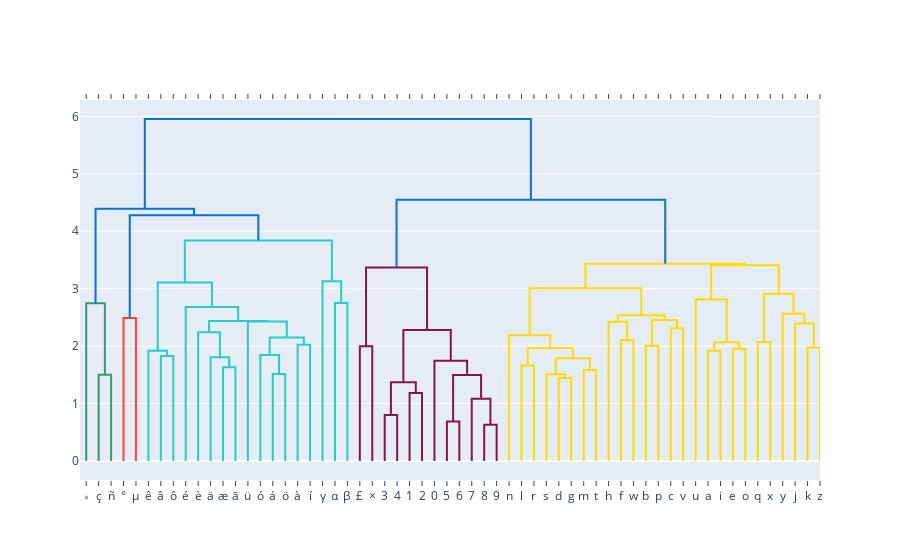

This figure's notebook cell:
### Code cell
fig.show()

### Figure 1 — Plotly figure (JSON) as saved in the notebook; plotly's stock layout.template omitted (floating-point values rounded to 4 significant figures)
{"data": [{"hoverinfo": "text", "marker": {"color": "rgb(61,153,112)"}, "mode": "lines", "type": "scatter", "x": [15, 15, 25, 25], "xaxis": "x", "y": [0, 1.501, 1.501, 0], "yaxis": "y2"}, {"hoverinfo": "text", "marker": {"color": "rgb(61,153,112)"}, "mode": "lines", "type": "scatter", "x": [5, 5, 20, 20], "xaxis": "x", "y": [0, 2.744, 2.744, 1.501], "yaxis": "y2"}, {"hoverinfo": "text", "marker": {"color": "rgb(255,65,54)"}, "mode": "lines", "type": "scatter", "x": [35, 35, 45, 45], "xaxis": "x", "y": [0, 2.487, 2.487, 0], "yaxis": "y2"}, {"hoverinfo": "text", "marker": {"color": "rgb(35,205,205)"}, "mode": "lines", "type": "scatter", "x": [65, 65, 75, 75], "xaxis": "x", "y": [0, 1.827, 1.827, 0], "yaxis": "y2"}, {"hoverinfo": "text", "marker": {"color": "rgb(35,205,205)"}, "mode": "lines", "type": "scatter", "x": [55, 55, 70, 70], "xaxis": "x", "y": [0, 1.92, 1.92, 1.827], "yaxis": "y2"}, {"hoverinfo": "text", "marker": {"color": "rgb(35,205,205)"}, "mode": "lines", "type": "scatter", "x": [115, 115, 125, 125], "xaxis": "x", "y": [0, 1.632, 1.632, 0], "yaxis": "y2"}, {"hoverinfo": "text", "marker": {"color": "rgb(35,205,205)"}, "mode": "lines", "type": "scatter", "x": [105, 105, 120, 120], "xaxis": "x", "y": [0, 1.806, 1.806, 1.632], "yaxis": "y2"}, {"hoverinfo": "text", "marker": {"color": "rgb(35,205,205)"}, "mode": "lines", "type": "scatter", "x": [95, 95, 112.5, 112.5], "xaxis": "x", "y": [0, 2.239, 2.239, 1.806], "yaxis": "y2"}, {"hoverinfo": "text", "marker": {"color": "rgb(35,205,205)"}, "mode": "lines", "type": "scatter", "x": [155, 155, 165, 165], "xaxis": "x", "y": [0, 1.513, 1.513, 0], "yaxis": "y2"}, {"hoverinfo": "text", "marker": {"color": "rgb(35,205,205)"}, "mode": "lines", "type": "scatter", "x": [145, 145, 160, 160], "xaxis": "x", "y": [0, 1.845, 1.845, 1.513], "yaxis": "y2"}, {"hoverinfo": "text", "marker": {"color": "rgb(35,205,205)"}, "mode": "lines", "type": "scatter", "x": [175, 175, 185, 185], "xaxis": "x", "y": [0, 2.023, 2.023, 0], "yaxis": "y2"}, {"hoverinfo": "text", "marker": {"color": "rgb(35,205,205)"}, "mode": "lines", "type": "scatter", "x": [152.5, 152.5, 180, 180], "xaxis": "x", "y": [1.845, 2.148, 2.148, 2.023], "yaxis": "y2"}, {"hoverinfo": "text", "marker": {"color": "rgb(35,205,205)"}, "mode": "lines", "type": "scatter", "x": [135, 135, 166.2, 166.2], "xaxis": "x", "y": [0, 2.43, 2.43, 2.148], "yaxis": "y2"}, {"hoverinfo": "text", "marker": {"color": "rgb(35,205,205)"}, "mode": "lines", "type": "scatter", "x": [103.8, 103.8, 150.6, 150.6], "xaxis": "x", "y": [2.239, 2.438, 2.438, 2.43], "yaxis": "y2"}, {"hoverinfo": "text", "marker": {"color": "rgb(35,205,205)"}, "mode": "lines", "type": "scatter", "x": [85, 85, 127.2, 127.2], "xaxis": "x", "y": [0, 2.682, 2.682, 2.438], "yaxis": "y2"}, {"hoverinfo": "text", "marker": {"color": "rgb(35,205,205)"}, "mode": "lines", "type": "scatter", "x": [62.5, 62.5, 106.1, 106.1], "xaxis": "x", "y": [1.92, 3.106, 3.106, 2.682], "yaxis": "y2"}, {"hoverinfo": "text", "marker": {"color": "rgb(35,205,205)"}, "mode": "lines", "type": "scatter", "x": [205, 205, 215, 215], "xaxis": "x", "y": [0, 2.751, 2.751, 0], "yaxis": "y2"}, {"hoverinfo": "text", "marker": {"color": "rgb(35,205,205)"}, "mode": "lines", "type": "scatter", "x": [195, 195, 210, 210], "xaxis": "x", "y": [0, 3.128, 3.128, 2.751], "yaxis": "y2"}, {"hoverinfo": "text", "marker": {"color": "rgb(35,205,205)"}, "mode": "lines", "type": "scatter", "x": [84.3, 84.3, 202.5, 202.5], "xaxis": "x", "y": [3.106, 3.838, 3.838, 3.128], "yaxis": "y2"}, {"hoverinfo": "text", "marker": {"color": "rgb(0,116,217)"}, "mode": "lines", "type": "scatter", "x": [40, 40, 143.4, 143.4], "xaxis": "x", "y": [2.487, 4.276, 4.276, 3.838], "yaxis": "y2"}, {"hoverinfo": "text", "marker": {"color": "rgb(0,116,217)"}, "mode": "lines", "type": "scatter", "x": [12.5, 12.5, 91.7, 91.7], "xaxis": "x", "y": [2.744, 4.389, 4.389, 4.276], "yaxis": "y2"}, {"hoverinfo": "text", "marker": {"color": "rgb(133,20,75)"}, "mode": "lines", "type": "scatter", "x": [225, 225, 235, 235], "xaxis": "x", "y": [0, 1.996, 1.996, 0], "yaxis": "y2"}, {"hoverinfo": "text", "marker": {"color": "rgb(133,20,75)"}, "mode": "lines", "type": "scatter", "x": [245, 245, 255, 255], "xaxis": "x", "y": [0, 0.7995, 0.7995, 0], "yaxis": "y2"}, {"hoverinfo": "text", "marker": {"color": "rgb(133,20,75)"}, "mode": "lines", "type": "scatter", "x": [265, 265, 275, 275], "xaxis": "x", "y": [0, 1.183, 1.183, 0], "yaxis": "y2"}, {"hoverinfo": "text", "marker": {"color": "rgb(133,20,75)"}, "mode": "lines", "type": "scatter", "x": [250, 250, 270, 270], "xaxis": "x", "y": [0.7995, 1.371, 1.371, 1.183], "yaxis": "y2"}, {"hoverinfo": "text", "marker": {"color": "rgb(133,20,75)"}, "mode": "lines", "type": "scatter", "x": [295, 295, 305, 305], "xaxis": "x", "y": [0, 0.688, 0.688, 0], "yaxis": "y2"}, {"hoverinfo": "text", "marker": {"color": "rgb(133,20,75)"}, "mode": "lines", "type": "scatter", "x": [325, 325, 335, 335], "xaxis": "x", "y": [0, 0.6305, 0.6305, 0], "yaxis": "y2"}, {"hoverinfo": "text", "marker": {"color": "rgb(133,20,75)"}, "mode": "lines", "type": "scatter", "x": [315, 315, 330, 330], "xaxis": "x", "y": [0, 1.085, 1.085, 0.6305], "yaxis": "y2"}, {"hoverinfo": "text", "marker": {"color": "rgb(133,20,75)"}, "mode": "lines", "type": "scatter", "x": [300, 300, 322.5, 322.5], "xaxis": "x", "y": [0.688, 1.496, 1.496, 1.085], "yaxis": "y2"}, {"hoverinfo": "text", "marker": {"color": "rgb(133,20,75)"}, "mode": "lines", "type": "scatter", "x": [285, 285, 311.2, 311.2], "xaxis": "x", "y": [0, 1.746, 1.746, 1.496], "yaxis": "y2"}, {"hoverinfo": "text", "marker": {"color": "rgb(133,20,75)"}, "mode": "lines", "type": "scatter", "x": [260, 260, 298.1, 298.1], "xaxis": "x", "y": [1.371, 2.282, 2.282, 1.746], "yaxis": "y2"}, {"hoverinfo": "text", "marker": {"color": "rgb(133,20,75)"}, "mode": "lines", "type": "scatter", "x": [230, 230, 279.1, 279.1], "xaxis": "x", "y": [1.996, 3.37, 3.37, 2.282], "yaxis": "y2"}, {"hoverinfo": "text", "marker": {"color": "rgb(255,220,0)"}, "mode": "lines", "type": "scatter", "x": [355, 355, 365, 365], "xaxis": "x", "y": [0, 1.662, 1.662, 0], "yaxis": "y2"}, {"hoverinfo": "text", "marker": {"color": "rgb(255,220,0)"}, "mode": "lines", "type": "scatter", "x": [385, 385, 395, 395], "xaxis": "x", "y": [0, 1.447, 1.447, 0], "yaxis": "y2"}, {"hoverinfo": "text", "marker": {"color": "rgb(255,220,0)"}, "mode": "lines", "type": "scatter", "x": [375, 375, 390, 390], "xaxis": "x", "y": [0, 1.508, 1.508, 1.447], "yaxis": "y2"}, {"hoverinfo": "text", "marker": {"color": "rgb(255,220,0)"}, "mode": "lines", "type": "scatter", "x": [405, 405, 415, 415], "xaxis": "x", "y": [0, 1.584, 1.584, 0], "yaxis": "y2"}, {"hoverinfo": "text", "marker": {"color": "rgb(255,220,0)"}, "mode": "lines", "type": "scatter", "x": [382.5, 382.5, 410, 410], "xaxis": "x", "y": [1.508, 1.787, 1.787, 1.584], "yaxis": "y2"}, {"hoverinfo": "text", "marker": {"color": "rgb(255,220,0)"}, "mode": "lines", "type": "scatter", "x": [360, 360, 396.2, 396.2], "xaxis": "x", "y": [1.662, 1.968, 1.968, 1.787], "yaxis": "y2"}, {"hoverinfo": "text", "marker": {"color": "rgb(255,220,0)"}, "mode": "lines", "type": "scatter", "x": [345, 345, 378.1, 378.1], "xaxis": "x", "y": [0, 2.19, 2.19, 1.968], "yaxis": "y2"}, {"hoverinfo": "text", "marker": {"color": "rgb(255,220,0)"}, "mode": "lines", "type": "scatter", "x": [435, 435, 445, 445], "xaxis": "x", "y": [0, 2.102, 2.102, 0], "yaxis": "y2"}, {"hoverinfo": "text", "marker": {"color": "rgb(255,220,0)"}, "mode": "lines", "type": "scatter", "x": [425, 425, 440, 440], "xaxis": "x", "y": [0, 2.423, 2.423, 2.102], "yaxis": "y2"}, {"hoverinfo": "text", "marker": {"color": "rgb(255,220,0)"}, "mode": "lines", "type": "scatter", "x": [455, 455, 465, 465], "xaxis": "x", "y": [0, 2.007, 2.007, 0], "yaxis": "y2"}, {"hoverinfo": "text", "marker": {"color": "rgb(255,220,0)"}, "mode": "lines", "type": "scatter", "x": [475, 475, 485, 485], "xaxis": "x", "y": [0, 2.31, 2.31, 0], "yaxis": "y2"}, {"hoverinfo": "text", "marker": {"color": "rgb(255,220,0)"}, "mode": "lines", "type": "scatter", "x": [460, 460, 480, 480], "xaxis": "x", "y": [2.007, 2.456, 2.456, 2.31], "yaxis": "y2"}, {"hoverinfo": "text", "marker": {"color": "rgb(255,220,0)"}, "mode": "lines", "type": "scatter", "x": [432.5, 432.5, 470, 470], "xaxis": "x", "y": [2.423, 2.538, 2.538, 2.456], "yaxis": "y2"}, {"hoverinfo": "text", "marker": {"color": "rgb(255,220,0)"}, "mode": "lines", "type": "scatter", "x": [361.6, 361.6, 451.2, 451.2], "xaxis": "x", "y": [2.19, 3.009, 3.009, 2.538], "yaxis": "y2"}, {"hoverinfo": "text", "marker": {"color": "rgb(255,220,0)"}, "mode": "lines", "type": "scatter", "x": [505, 505, 515, 515], "xaxis": "x", "y": [0, 1.919, 1.919, 0], "yaxis": "y2"}, {"hoverinfo": "text", "marker": {"color": "rgb(255,220,0)"}, "mode": "lines", "type": "scatter", "x": [525, 525, 535, 535], "xaxis": "x", "y": [0, 1.952, 1.952, 0], "yaxis": "y2"}, {"hoverinfo": "text", "marker": {"color": "rgb(255,220,0)"}, "mode": "lines", "type": "scatter", "x": [510, 510, 530, 530], "xaxis": "x", "y": [1.919, 2.066, 2.066, 1.952], "yaxis": "y2"}, {"hoverinfo": "text", "marker": {"color": "rgb(255,220,0)"}, "mode": "lines", "type": "scatter", "x": [495, 495, 520, 520], "xaxis": "x", "y": [0, 2.809, 2.809, 2.066], "yaxis": "y2"}, {"hoverinfo": "text", "marker": {"color": "rgb(255,220,0)"}, "mode": "lines", "type": "scatter", "x": [545, 545, 555, 555], "xaxis": "x", "y": [0, 2.072, 2.072, 0], "yaxis": "y2"}, {"hoverinfo": "text", "marker": {"color": "rgb(255,220,0)"}, "mode": "lines", "type": "scatter", "x": [585, 585, 595, 595], "xaxis": "x", "y": [0, 1.978, 1.978, 0], "yaxis": "y2"}, {"hoverinfo": "text", "marker": {"color": "rgb(255,220,0)"}, "mode": "lines", "type": "scatter", "x": [575, 575, 590, 590], "xaxis": "x", "y": [0, 2.393, 2.393, 1.978], "yaxis": "y2"}, {"hoverinfo": "text", "marker": {"color": "rgb(255,220,0)"}, "mode": "lines", "type": "scatter", "x": [565, 565, 582.5, 582.5], "xaxis": "x", "y": [0, 2.565, 2.565, 2.393], "yaxis": "y2"}, {"hoverinfo": "text", "marker": {"color": "rgb(255,220,0)"}, "mode": "lines", "type": "scatter", "x": [550, 550, 573.8, 573.8], "xaxis": "x", "y": [2.072, 2.912, 2.912, 2.565], "yaxis": "y2"}, {"hoverinfo": "text", "marker": {"color": "rgb(255,220,0)"}, "mode": "lines", "type": "scatter", "x": [507.5, 507.5, 561.9, 561.9], "xaxis": "x", "y": [2.809, 3.408, 3.408, 2.912], "yaxis": "y2"}, {"hoverinfo": "text", "marker": {"color": "rgb(255,220,0)"}, "mode": "lines", "type": "scatter", "x": [406.4, 406.4, 534.7, 534.7], "xaxis": "x", "y": [3.009, 3.436, 3.436, 3.408], "yaxis": "y2"}, {"hoverinfo": "text", "marker": {"color": "rgb(0,116,217)"}, "mode": "lines", "type": "scatter", "x": [254.5, 254.5, 470.5, 470.5], "xaxis": "x", "y": [3.37, 4.545, 4.545, 3.436], "yaxis": "y2"}, {"hoverinfo": "text", "marker": {"color": "rgb(0,116,217)"}, "mode": "lines", "type": "scatter", "x": [52.1, 52.1, 362.5, 362.5], "xaxis": "x", "y": [4.389, 5.953, 5.953, 4.545], "yaxis": "y2"}], "layout": {"autosize": false, "height": null, "hovermode": "closest", "showlegend": false, "width": null, "xaxis": {"mirror": "allticks", "rangemode": "tozero", "showgrid": false, "showline": true, "showticklabels": true, "tickmode": "array", "ticks": "outside", "ticktext": ["∗", "ç", "ñ", "°", "μ", "ê", "â", "ô", "é", "è", "ä", "æ", "ā", "ü", "ó", "á", "ö", "à", "í", "γ", "α", "β", "£", "×", "3", "4", "1", "2", "0", "5", "6", "7", "8", "9", "n", "l", "r", "s", "d", "g", "m", "t", "h", "f", "w", "b", "p", "c", "v", "u", "a", "i", "e", "o", "q", "x", "y", "j", "k", "z"], "tickvals": [5, 15, 25, 35, 45, 55, 65, 75, 85, 95, 105, 115, 125, 135, 145, 155, 165, 175, 185, 195, 205, 215, 225, 235, 245, 255, 265, 275, 285, 295, 305, 315, 325, 335, 345, 355, 365, 375, 385, 395, 405, 415, 425, 435, 445, 455, 465, 475, 485, 495, 505, 515, 525, 535, 545, 555, 565, 575, 585, 595], "type": "linear", "zeroline": false}, "yaxis": {"mirror": "allticks", "rangemode": "tozero", "showgrid": false, "showline": true, "showticklabels": true, "ticks": "outside", "type": "linear", "zeroline": false}}}
